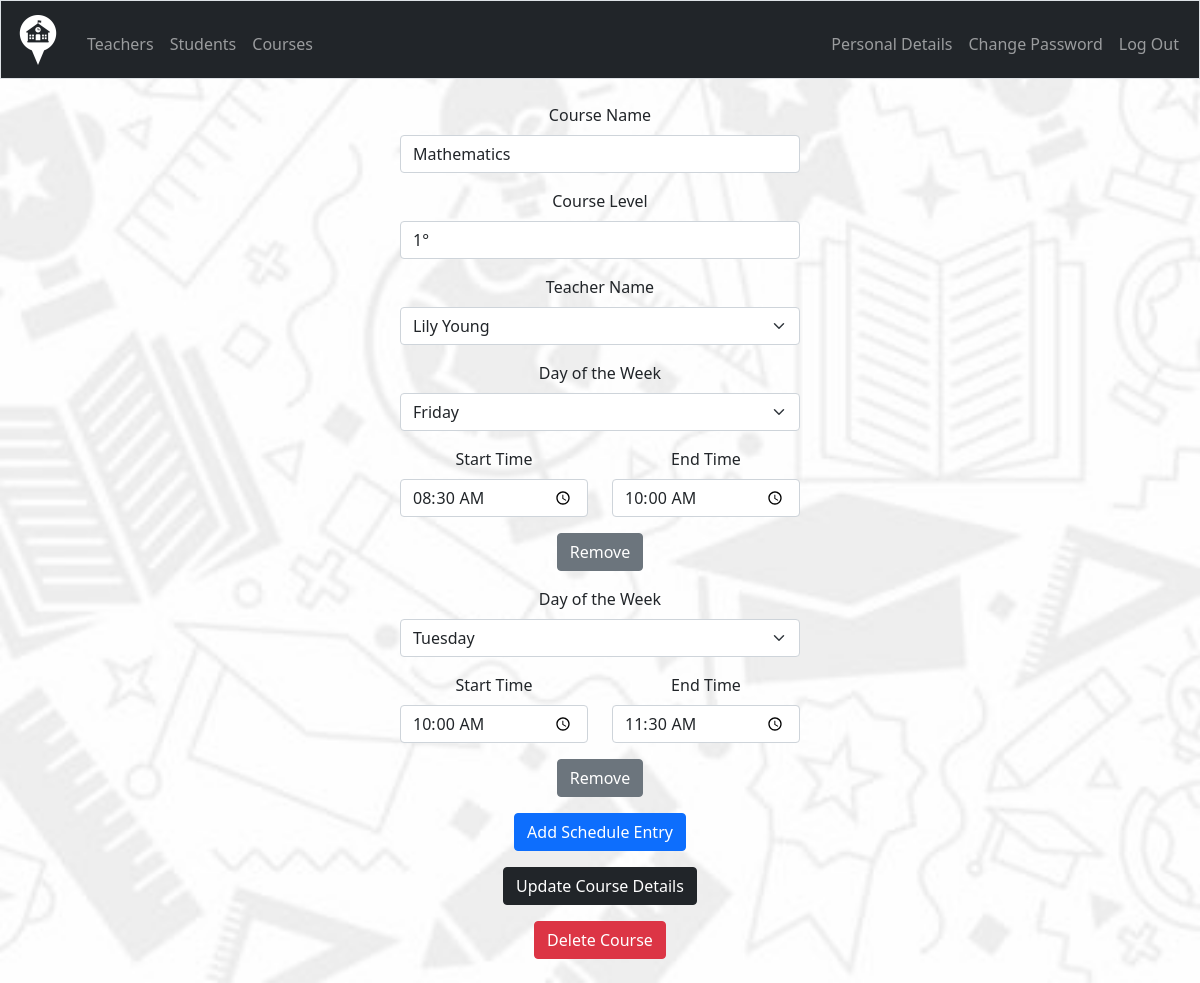
Page /admin/courses_edit/1 (signed in) on the committed database.
### tables this page shows
CREATE TABLE 'course' ('course_id' INTEGER PRIMARY KEY AUTOINCREMENT NOT NULL, 'name' TEXT NOT NULL, 'level' TEXT, 'teacher_id' INTEGER);

CREATE TABLE 'user' (
    user_id INTEGER PRIMARY KEY NOT NULL,
    hash TEXT NOT NULL,
    mail TEXT,
    phone TEXT, 
    role TEXT CHECK( role IN ('Admin', 'Teacher') )
, 'name' TEXT);

CREATE TABLE 'course_schedule' ('schedule_id' INTEGER PRIMARY KEY AUTOINCREMENT NOT NULL, 'course_id' INTEGER, 'dayofweek' TEXT, 'start_time' TEXT, 'end_time' TEXT);

### app.py (the view)
@app.route("/admin/courses_edit/<int:course_id>", methods=["GET", "POST"])
@login_required
@admin_required
def edit_course(course_id):
    if request.method == "POST":
        name = request.form.get("name")
        level = request.form.get("level")
        teacher_name = request.form.get("teacher_name")
        if not name or not level:
            flash("Please fill in the required fields.", "error")
            return render_template("admin_courses_edit.html")
        teacher_id = db.execute("SELECT user_id FROM user WHERE name = ?", teacher_name)
        if not teacher_id:
            flash("Teacher not found.", "error")
            return render_template("admin_courses_edit.html")
        teacher_id = teacher_id[0]["user_id"]
        db.execute(
            "UPDATE course SET name = ?, level = ?, teacher_id = ? WHERE course_id = ?",
            name,
            level,
            teacher_id,
            course_id,
        )
        dayofweek = request.form.getlist("dayofweek[]")
        start_time = request.form.getlist("start_time[]")
        end_time = request.form.getlist("end_time[]")
        schedule_entries = db.execute(
            "SELECT * FROM course_schedule WHERE course_id = ?", course_id
        )
        if schedule_entries:
            for i, entry in enumerate(schedule_entries):
                if i < len(dayofweek):
                    db.execute(
                        "UPDATE course_schedule SET dayofweek = ?, start_time = ?, end_time = ? WHERE id = ?",
                        dayofweek[i],
                        start_time[i],
                        end_time[i],
                        entry["id"],
                    )
                else:
                    db.execute("DELETE FROM course_schedule WHERE id = ?", entry["id"])
        elif len(schedule_entries) < len(dayofweek):
            for i in range(len(schedule_entries), len(dayofweek)):
                db.execute(
                    "INSERT INTO course_schedule (course_id, dayofweek, start_time, end_time) VALUES (?, ?, ?, ?)",
                    course_id,
                    dayofweek[i],
                    start_time[i],
                    end_time[i],
                )
        flash("Course edited successfully.", "success")
        return redirect("/admin/courses")
    else:
        course = db.execute("SELECT * FROM course WHERE course_id = ?", course_id)
        schedule_entries = db.execute(
            "SELECT * FROM course_schedule WHERE course_id = ?", course_id
        )
        teacher_names = db.execute("SELECT * FROM user WHERE role = 'Teacher'")
        return render_template(
            "admin_courses_edit.html",
            course=course[0],
            schedule_entries=schedule_entries,
            teacher_names=teacher_names,
        )

### app.py (called while the page is built)
@app.after_request
def after_request(response):
    response.headers["Cache-Control"] = "no-cache, no-store, must-revalidate"
    response.headers["Expires"] = 0
    response.headers["Pragma"] = "no-cache"
    return response

### helpers.py (called while the page is built)
def login_required(f):
    @wraps(f)
    def decorated_function(*args, **kwargs):
        if session.get("user_id") is None:
            return redirect("/login")
        return f(*args, **kwargs)
    return decorated_function

def admin_required(f):
    @wraps(f)
    def decorated_function(*args, **kwargs):
        if session.get("role") != "Admin":
            return redirect("/login")
        return f(*args, **kwargs)
    return decorated_function

### templates/admin_courses_edit.html (shortened to what this page needs)
{% extends "layout.html" %}
{% block main %}
<div class="narrow-form">
    <form action="/admin/courses_edit/{{ course.course_id }}" method="post">
        <div class="mb-3">
            <label for="name" class="form-label">Course Name</label>
            <input class="form-control" id="name" name="name" type="text" required value="{{ course.name }}">
        </div>
        <div class="mb-3">
            <label for="level" class="form-label">Course Level</label>
            <input class="form-control" id="level" name="level" type="text" required value="{{ course.level }}">
        </div>
        <div class="mb-3">
            <label for="teacher_name" class="form-label">Teacher Name</label>
            <select class="form-select" id="teacher_name" name="teacher_name">
                {% for teacher in teacher_names %}
                    <option value="{{ teacher.name }}" {% if teacher.user_id == course.teacher_id %}selected{% endif %}>{{ teacher.name }}</option>
                {% endfor %}
            </select>
        </div>
        <div class="schedule-form">
            {% for entry in schedule_entries %}
                <div class="schedule-entry">
                    <div class="form-group">
                        <div class="row justify-content-center">
                            <div class="mb-3">
                                <label for="dayofweek" class="form-label">Day of the Week</label>
                                <select class="form-select" name="dayofweek[]">
                                    <option value="Tuesday" {{ 'selected' if 'Tuesday' == entry.dayofweek }}>Tuesday</option>
                                    <option value="Friday" {{ 'selected' if 'Friday' == entry.dayofweek }}>Friday</option>
                                </select>
                            </div>
                            <div class="col mb-3">
                                <label for="start_time" class="form-label">Start Time</label>
                                <input class="form-control" type="time" name="start_time[]" value="{{ entry.start_time }}">
                            </div>
                            <div class="col mb-3">
                                <label for "end_time" class="form-label">End Time</label>
                                <input class="form-control" type="time" name="end_time[]" value="{{ entry.end_time }}">
                            </div>
                            <div class="section">
                                <div class="col mb-3">
                                    <button type="button" class="btn btn-secondary remove-schedule-entry">Remove</button>
                                </div>
                            </div>
                        </div>
                    </div>
                </div>
            {% endfor %}
            <div class="section">
                <div class="row justify-content-center">
                    <div class="col mb-3">
                        <button type="button" class="btn btn-primary add-schedule-entry">Add Schedule Entry</button>
                    </div>
                </div>
            </div>
        </div>
        <div class="col mb-3">
        <button class="btn btn-dark" type="submit">Update Course Details</button>
    </div>
    </form>
    <form action="/admin/delete/{{ course.course_id }}" method="post" onsubmit="return confirm('Are you sure you want to delete this course?');">
        <button type="submit" class="btn btn-danger">Delete Course</button>
    </form>
</div>
{% endblock %}

### static/styles.css (style rules this page uses)
.narrow-form { width: 400px; margin: 0 auto; }
body { background-image: url('/static/school.jpg'); background-size: cover; background-position: center; background-repeat: no-repeat; }

### rows in the picture
course: name "Mathematics", level "1°", teacher_name "Lily Young"
course_schedule: start_time "08:30", end_time "10:00"
course_schedule: start_time "10:00", end_time "11:30"
